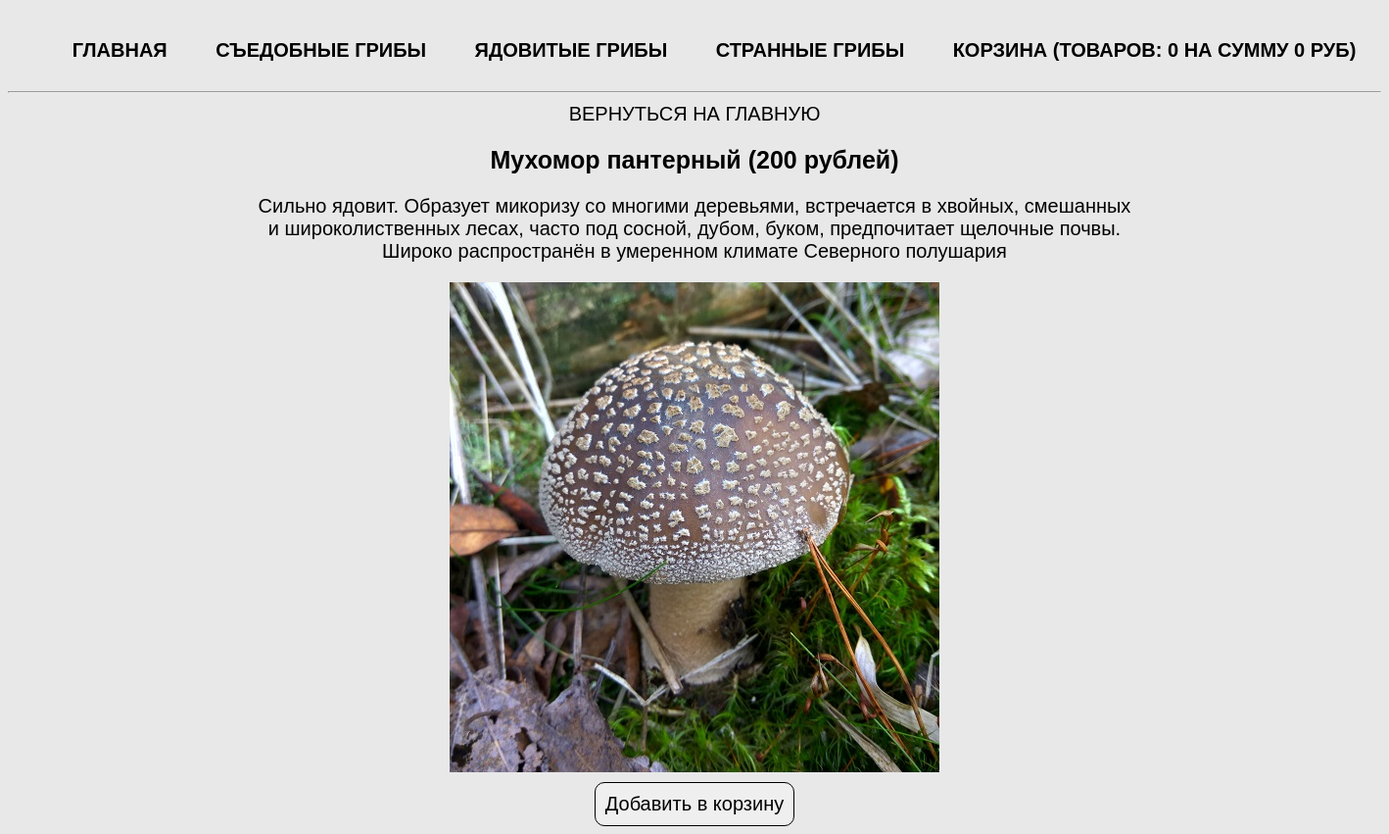
The app's page /product.php?product=panther with its own data.
### tables this page shows
CREATE TABLE `cats` (
  `id` bigint(20) UNSIGNED NOT NULL,
  `name` varchar(50) NOT NULL,
  `rus_name` varchar(50) NOT NULL
);

CREATE TABLE `products` (
  `id` bigint(20) UNSIGNED NOT NULL,
  `title` varchar(50) NOT NULL,
  `cat` varchar(50) NOT NULL,
  `price` int(11) NOT NULL,
  `rus_name` varchar(50) NOT NULL,
  `img` varchar(50) NOT NULL,
  `descr` text NOT NULL
);

### product.php (the view)
<?php
require_once __DIR__ . '/parts/header.php';
if (isset($_GET['product'])){
    $currentProduct = $_GET['product'];
    $product = $dbh->query("SELECT * FROM products WHERE title='$currentProduct'");
    $product = $product->fetch(PDO::FETCH_ASSOC);
}
?>
<div class="product-card">
    <a href="index.php">Вернуться на главную</a>
    <h2><?= $product['rus_name']; ?> (<?= $product['price']; ?> рублей)</h2>
    <div class="descr"><?= $product['descr']; ?></div>
    <img width="300" src="img/<?= $product['img']; ?>" alt="<?= $product['rus_name']; ?>">
    <?php require_once __DIR__ . '/parts/add-form.php'; ?>
</div>

### parts/header.php (shortened to what this page needs)
<?php
require_once __DIR__ . '/../db/db.php';
$cats = $dbh->query('SELECT * FROM cats;');
$cats = $cats->fetchAll(PDO::FETCH_ASSOC);
?>
<!doctype html>
<html lang="ru">
<head>
    <link rel="stylesheet" href="css/style.css?<?= rand(0,PHP_INT_MAX);?>">
</head>
<body>
<nav>
    <ul>
        <li><a href="index.php">Главная</a></li>
        <?php foreach ($cats as $cat): ?>
            <li><a href="index.php?cat=<?= $cat['name'] ;?>"><?= $cat['rus_name'] ;?></a></li>
        <?php endforeach; ?>
        <li><a href="cart.php">Корзина (Товаров: <?= $_SESSION['totalQuantity'] ?? 0; ?> на сумму <?= $_SESSION['totalPrice'] ?? 0; ?> руб)</a></li>
    </ul>
</nav>
<hr>

### css/style.css (style rules this page uses)
* { font-family: 'Arial', sans-serif; font-size: 20px; }
body { margin-top: 20px; background-color: #e8e8e8; }
a { text-decoration: none; text-transform: uppercase; color: #000000; -webkit-transition: all .3s; -moz-transition: all .3s; -ms-transition: all .3s; -o-transition: all .3s; transition: all .3s; }
h2 { font-size: 25px; }
img { width: 100%; }
.main, nav { width: 1400px; margin: auto; display: flex; flex-wrap: wrap; justify-content: space-around; }
nav ul { display: flex; list-style: none; width: 100%; justify-content: space-around; font-weight: 700; }
.cart, .product-card { text-align: center; width: 900px; margin: auto; }
.descr { margin-bottom: 20px; }
.product-card img { width: 500px; }

### records on screen
cats: rus_name "СЪЕДОБНЫЕ ГРИБЫ"
cats: rus_name "ЯДОВИТЫЕ ГРИБЫ"
cats: rus_name "СТРАННЫЕ ГРИБЫ"
products: rus_name "Мухомор пантерный", price "200", descr "Сильно ядовит. Образует микоризу со многими деревьями, встречается в хвойных, смешанных и широколиственных лесах, часто под сосной, дубом, буком, предпочитает щелочные почвы. Широко распространён в умеренном климате Северного полушария", img (picture)

### other values on screen
$_SESSION['totalQuantity'] "0"
$_SESSION['totalPrice'] "0"
